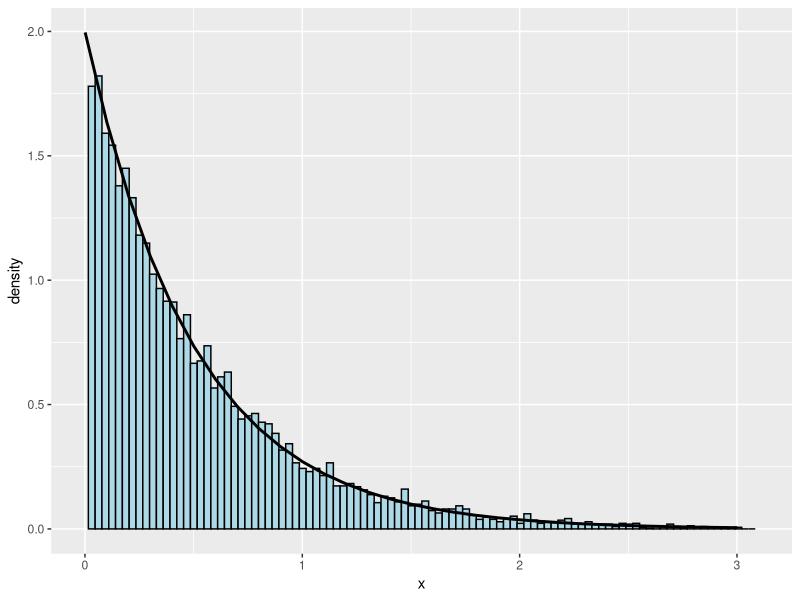
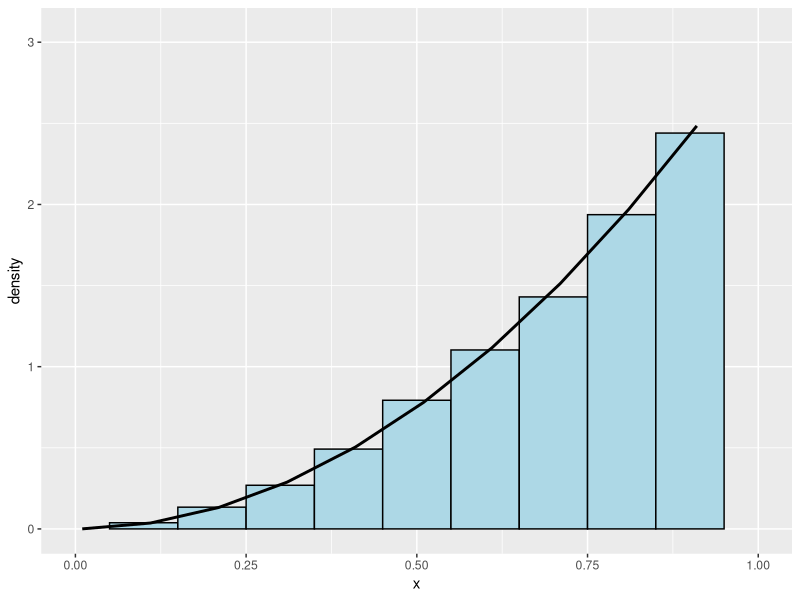

Recreate these plots in R, in order.
# Inverse Transformation
# @author: Bangda Sun
# @date: 05/19/2017

# Suppose we know X ~ F (cdf), we can generate U ~ Unif(0,1)
# then evaluate F^{-1}(U), these would be the sample of X
# Therefore:
#
#   (1) F should invertible, 
#   (2) X is continuous
#
#


### Algorithm ###
# 1. Find F^{-1}, F is the cdf
# 2. For n = 1 to N
#       u ~ Unif(0, 1)
#       x = F^{-1}(u)

### Example 1 ###
# Suppose we want to sample from f(x) = 2 * exp(-2*x)

forigin = function(x) {
  u = 2 * exp(-2*x)
  return(u)
}

Forigin = function(x) {
  u = 1 - exp(-2*x)
  return(u)
}

Finverse = function(u) {
  x = ifelse((u < 0) | (u > 1), 0, -(1/2) * log(1 - u))
  return(x)
}

u  = runif(10000, min = 0, max = 1)
x  = Finverse(u)
t  = seq(.001, 3.1, by = .1) 
ft = forigin(t)

library(ggplot2)
ggplot() +
  geom_histogram(aes(x, ..density..), bins = 100, fill = "lightblue", color = "black", 
                 stat = "bin") +
  geom_line(mapping = aes(x = t, y = ft), size = 1) +
  xlim(0, 3.1)


### Example 2 ###
# Suppose we want to sample from f(x) = 3*x^2, 0 < x < 1

forigin = function(x) {
  u = 3 * x^2
  return(u)
}

Forigin = function(x) {
  u = x^3
  return(u)
}

Finverse = function(u) {
  x = u^(1/3)
  return(x)
}

u  = runif(10000)
x  = Finverse(u)
t  = seq(.01, 1.1, by = .1) 
ft = forigin(t)

ggplot() +
  geom_histogram(aes(x, ..density..), binwidth = .1, fill = "lightblue", color = "black", 
                 stat = "bin") +
  geom_line(mapping = aes(x = t, y = ft), size = 1) +
  xlim(0, 1)
